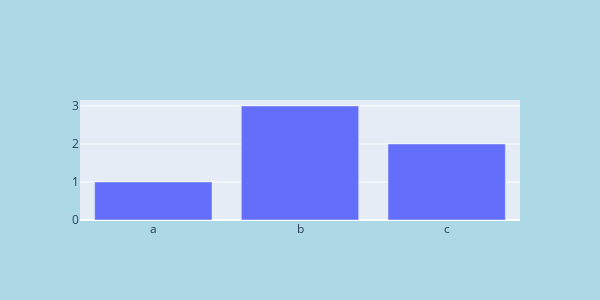

Notebook code for this chart:
### Code cell
fig = go.Figure(data=[go.Bar(x = ["a", "b", "c"], y = [1,3,2])])
fig.update_layout(width = 600, 
                  height = 300,
                  paper_bgcolor = 'lightblue')
fig.show()

### Figure 1 — Plotly figure (JSON) as saved in the notebook; plotly's stock layout.template omitted (floating-point values rounded to 4 significant figures)
{"data": [{"type": "bar", "x": ["a", "b", "c"], "y": [1, 3, 2]}], "layout": {"height": 300, "paper_bgcolor": "lightblue", "width": 600, "xaxis": {"autorange": true, "range": [-0.5, 2.5], "type": "category"}, "yaxis": {"autorange": true, "range": [0, 3.158], "type": "linear"}}}
